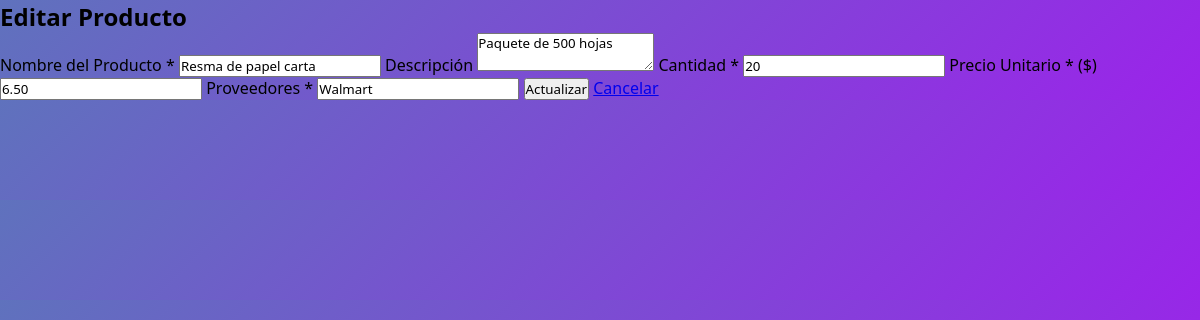
Screenshot of /editar_producto.php?id=1 (signed in) with the database file from the repository.
### tables this page shows
CREATE TABLE `productos` (
  `id` int(11) NOT NULL,
  `nombre` varchar(100) DEFAULT NULL,
  `descripcion` text DEFAULT NULL,
  `cantidad` int(11) DEFAULT NULL,
  `precio` decimal(10,2) DEFAULT NULL,
  `proveedores` varchar(100) DEFAULT NULL
);

### editar_producto.php (the view, shortened to what this page needs)
<?php
require 'db.php';
$id = intval($_GET['id']);
$sql = "SELECT * FROM productos WHERE id = ?";
$stmt = $conn->prepare($sql);
$stmt->bind_param("i", $id);
$stmt->execute();
$result = $stmt->get_result();
$producto = $result->fetch_assoc();
?>
<!DOCTYPE html>
<html lang="es">
<head>
    <link rel="stylesheet" href="css/style.css">
</head>
<body>
    <div class="container">
        <h2>Editar Producto</h2>
        <form method="POST" action="">
            <label>Nombre del Producto *</label>
            <input type="text" name="nombre" value="<?php echo htmlspecialchars($producto['nombre']); ?>" required>
            <label>Descripción</label>
            <textarea name="descripcion"><?php echo htmlspecialchars($producto['descripcion']); ?></textarea>
            <label>Cantidad *</label>
            <input type="number" name="cantidad" value="<?php echo $producto['cantidad']; ?>" min="0" required>
            <label>Precio Unitario * ($)</label>
            <input type="number" name="precio" value="<?php echo $producto['precio']; ?>" min="0" step="0.01" required>
            <label>Proveedores *</label>
            <input type="text" name="proveedores" value="<?php echo $producto['proveedores']; ?>" required>
            <button type="submit">Actualizar</button>
            <a href="dashboard.php" class="btn btn-secondary">Cancelar</a>
        </form>
    </div>
</body>
</html>

### style.css (style rules this page uses)
* { margin:0; padding:0; box-sizing:border-box; font-family: 'Segoe UI', Tahoma, Geneva, Verdana, sans-serif; }
body { background: linear-gradient(135deg,#5f72bd,#9b23ea); }

### rows the page displays
productos: nombre "Resma de papel carta", descripcion "Paquete de 500 hojas", cantidad "20", precio "6.50", proveedores "Walmart"
